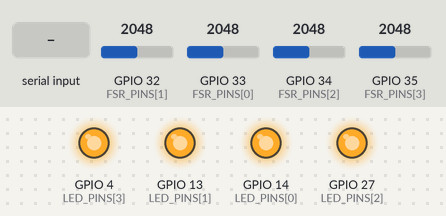
The program below on a simulated ESP32. Parts: output pins drawn as LEDs (lit = HIGH). Inputs (shaded band) come from the test bench; at power-on: GPIO 32 (FSR_PINS[1]) = 2048, GPIO 33 (FSR_PINS[0]) = 2048, GPIO 34 (FSR_PINS[2]) = 2048, GPIO 35 (FSR_PINS[3]) = 2048. I2S audio is not simulated (input reads silence); what the program prints to the serial monitor is not drawn.

Above: at 0.28 s.
At 1.4 s:
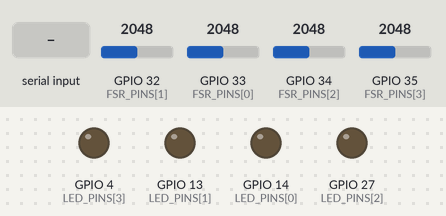
1.5 s: "MUSIC:START\n" received over Serial
3.0 s: "MUSIC:STOP\n" received over Serial
Timing chart, 0 to 6.0 s (numbered marks = the images above; inputs shaded):
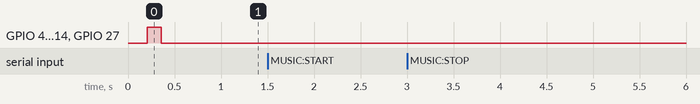

Measured:
- after the input at 1.5 s, every drawn part: stays the same
- after the input at 3.0 s, every drawn part: stays the same

The program:

main.cpp
```cpp
/* ============================================================================
   ESP32 FIRMWARE — FSR dance pad + looping I2S music + LEDs
   ----------------------------------------------------------------------------
   Responsibilities of this board:
     1. Read 4 FSR pressure pads (Left/Down/Up/Right)
     2. Send pad hits to the laptop as "HIT:x\n"
     3. Play a looping generated dance track through a MAX98357A while the
        laptop game is running
     4. Mix short lane hit sounds over the background music
     5. Flash the corresponding physical LED for FSR and keyboard presses

   Laptop -> ESP32 serial commands:
     MUSIC:START    Start/restart the background track
     MUSIC:STOP     Stop the background track
     FEEDBACK:x     Flash lane x LED and play its hit sound (keyboard input)

   Wiring:
     FSR Left   -> GPIO34 (ADC1_CH6)
     FSR Down   -> GPIO35 (ADC1_CH7)
     FSR Up     -> GPIO32 (ADC1_CH4)
     FSR Right  -> GPIO33 (ADC1_CH5)

     I2S Amp (MAX98357A):
     BCLK -> GPIO26
     LRC  -> GPIO25
     DOUT -> GPIO22

     LEDs:
     LED Left  -> GPIO14
     LED Down  -> GPIO13
     LED Up    -> GPIO27
     LED Right -> GPIO4
   ============================================================================ */

#include <Arduino.h>
#include <driver/i2s.h>
#include <math.h>
#include <stdio.h>
#include <string.h>
#include <freertos/FreeRTOS.h>
#include <freertos/queue.h>
#include <freertos/task.h>

/* ---------------------------- Hardware config ----------------------------- */

#define I2S_PORT    I2S_NUM_0
#define I2S_BCLK    26
#define I2S_LRC     25
#define I2S_DOUT    22
#define SAMPLE_RATE 22050

#define NUM_LANES 4

const int FSR_PINS[NUM_LANES] = {33, 32, 34, 35};
const int LED_PINS[NUM_LANES] = {14, 13, 27, 4};

#define FSR_THRESHOLD   1200
#define HIT_COOLDOWN_MS 150
#define LED_FLASH_MS    150

/* Keep the summed audio comfortably below the int16 range. */
#define MUSIC_MELODY_VOLUME 3000.0f
#define MUSIC_BASS_VOLUME   1800.0f
#define HIT_VOLUME          4800.0f

/* ---------------------------- Pad / LED state ------------------------------ */

unsigned long lastHitTime[NUM_LANES] = {0, 0, 0, 0};
bool wasPressed[NUM_LANES] = {false, false, false, false};
unsigned long ledOnTime[NUM_LANES] = {0, 0, 0, 0};

void ledInit() {
    for (int lane = 0; lane < NUM_LANES; lane++) {
        pinMode(LED_PINS[lane], OUTPUT);
        digitalWrite(LED_PINS[lane], LOW);
    }
}

void ledHit(int lane) {
    if (lane < 0 || lane >= NUM_LANES) return;
    digitalWrite(LED_PINS[lane], HIGH);
    ledOnTime[lane] = millis();
}

void ledUpdate() {
    const unsigned long now = millis();
    for (int lane = 0; lane < NUM_LANES; lane++) {
        if (ledOnTime[lane] != 0 && now - ledOnTime[lane] >= LED_FLASH_MS) {
            digitalWrite(LED_PINS[lane], LOW);
            ledOnTime[lane] = 0;
        }
    }
}

/* ---------------------------- Music sequencer ------------------------------ */

/* The audio task is the only code that writes to I2S. This prevents the
   background track and hit sounds from fighting over the amplifier. */
static QueueHandle_t hitSoundQueue = NULL;
static volatile bool musicPlaying = false;
static volatile bool musicRestartRequested = false;

/* Frequencies in Hz. A zero is a rest. The 32 eighth-note steps form a
   simple original chiptune loop, so no external audio file is required. */
static const float MELODY[32] = {
    659.25f, 0.0f, 783.99f, 0.0f, 880.00f, 783.99f, 659.25f, 523.25f,
    587.33f, 0.0f, 659.25f, 0.0f, 783.99f, 659.25f, 587.33f, 493.88f,
    523.25f, 0.0f, 659.25f, 0.0f, 783.99f, 880.00f, 783.99f, 659.25f,
    587.33f, 659.25f, 523.25f, 493.88f, 440.00f, 493.88f, 523.25f, 587.33f
};

static const float BASS[32] = {
    130.81f, 0.0f, 130.81f, 0.0f, 130.81f, 0.0f, 130.81f, 0.0f,
    110.00f, 0.0f, 110.00f, 0.0f, 110.00f, 0.0f, 110.00f, 0.0f,
    87.31f,  0.0f, 87.31f,  0.0f, 87.31f,  0.0f, 87.31f,  0.0f,
    98.00f,  0.0f, 98.00f,  0.0f, 98.00f,  0.0f, 98.00f,  0.0f
};

static const float LANE_TONES[NUM_LANES] = {
    392.00f, 440.00f, 523.25f, 659.25f
};

static int16_t clampSample(float sample) {
    if (sample > 32767.0f) return 32767;
    if (sample < -32768.0f) return -32768;
    return (int16_t)sample;
}

bool i2sInit() {
    const i2s_config_t i2sConfig = {
        .mode                 = (i2s_mode_t)(I2S_MODE_MASTER | I2S_MODE_TX),
        .sample_rate          = SAMPLE_RATE,
        .bits_per_sample      = I2S_BITS_PER_SAMPLE_16BIT,
        .channel_format       = I2S_CHANNEL_FMT_ONLY_LEFT,
        .communication_format = I2S_COMM_FORMAT_STAND_I2S,
        .intr_alloc_flags     = ESP_INTR_FLAG_LEVEL1,
        .dma_buf_count        = 8,
        .dma_buf_len          = 128,
        .use_apll             = false
    };

    const i2s_pin_config_t pinConfig = {
        .bck_io_num   = I2S_BCLK,
        .ws_io_num    = I2S_LRC,
        .data_out_num = I2S_DOUT,
        .data_in_num  = I2S_PIN_NO_CHANGE
    };

    esp_err_t err = i2s_driver_install(I2S_PORT, &i2sConfig, 0, NULL);
    if (err != ESP_OK) {
        Serial.printf("i2s_driver_install failed: %d\n", err);
        return false;
    }

    err = i2s_set_pin(I2S_PORT, &pinConfig);
    if (err != ESP_OK) {
        Serial.printf("i2s_set_pin failed: %d\n", err);
        i2s_driver_uninstall(I2S_PORT);
        return false;
    }

    i2s_zero_dma_buffer(I2S_PORT);
    return true;
}

void musicSetPlaying(bool shouldPlay) {
    if (shouldPlay) {
        musicRestartRequested = true;
        musicPlaying = true;
    } else {
        musicPlaying = false;
    }
}

void triggerHitSound(int lane) {
    if (!hitSoundQueue || lane < 0 || lane >= NUM_LANES) return;
    xQueueSend(hitSoundQueue, &lane, 0);
}

void audioTask(void *parameter) {
    (void)parameter;

    const int bufferSamples = 128;
    int16_t buffer[bufferSamples];

    /* 120 BPM, eighth-note sequence. */
    const uint32_t samplesPerStep = (uint32_t)(SAMPLE_RATE * 60.0f / 120.0f / 2.0f);
    const uint32_t hitLengthSamples = (uint32_t)(SAMPLE_RATE * 0.10f);

    uint32_t stepSample = 0;
    int stepIndex = 0;
    float melodyPhase = 0.0f;
    float bassPhase = 0.0f;

    float hitPhase[NUM_LANES] = {0, 0, 0, 0};
    uint32_t hitSamplesLeft[NUM_LANES] = {0, 0, 0, 0};

    for (;;) {
        if (musicRestartRequested) {
            stepSample = 0;
            stepIndex = 0;
            melodyPhase = 0.0f;
            bassPhase = 0.0f;
            musicRestartRequested = false;
        }

        /* Drain queued lane sounds. Different lanes can overlap, so chords
           still sound and no blocking tone function delays FSR polling. */
        int queuedLane = -1;
        while (xQueueReceive(hitSoundQueue, &queuedLane, 0) == pdTRUE) {
            if (queuedLane >= 0 && queuedLane < NUM_LANES) {
                hitPhase[queuedLane] = 0.0f;
                hitSamplesLeft[queuedLane] = hitLengthSamples;
            }
        }

        for (int i = 0; i < bufferSamples; i++) {
            float sample = 0.0f;

            if (musicPlaying) {
                const float melodyFreq = MELODY[stepIndex];
                const float bassFreq = BASS[stepIndex];
                const float position = (float)stepSample / (float)samplesPerStep;

                /* Fast attack and gentle decay reduce clicks at note edges. */
                float envelope = 1.0f - 0.55f * position;
                if (position < 0.03f) envelope *= position / 0.03f;

                if (melodyFreq > 0.0f) {
                    sample += MUSIC_MELODY_VOLUME * envelope * sinf(melodyPhase);
                    melodyPhase += 2.0f * PI * melodyFreq / SAMPLE_RATE;
                    if (melodyPhase >= 2.0f * PI) melodyPhase -= 2.0f * PI;
                }

                if (bassFreq > 0.0f) {
                    sample += MUSIC_BASS_VOLUME * sinf(bassPhase);
                    bassPhase += 2.0f * PI * bassFreq / SAMPLE_RATE;
                    if (bassPhase >= 2.0f * PI) bassPhase -= 2.0f * PI;
                }

                stepSample++;
                if (stepSample >= samplesPerStep) {
                    stepSample = 0;
                    stepIndex = (stepIndex + 1) % 32;
                    melodyPhase = 0.0f;
                    bassPhase = 0.0f;
                }
            }

            for (int lane = 0; lane < NUM_LANES; lane++) {
                if (hitSamplesLeft[lane] == 0) continue;

                const float progress =
                    1.0f - (float)hitSamplesLeft[lane] / (float)hitLengthSamples;
                const float hitEnvelope = 1.0f - progress;
                sample += HIT_VOLUME * hitEnvelope * sinf(hitPhase[lane]);

                hitPhase[lane] += 2.0f * PI * LANE_TONES[lane] / SAMPLE_RATE;
                if (hitPhase[lane] >= 2.0f * PI) hitPhase[lane] -= 2.0f * PI;
                hitSamplesLeft[lane]--;
            }

            buffer[i] = clampSample(sample);
        }

        size_t bytesWritten = 0;
        i2s_write(
            I2S_PORT,
            buffer,
            sizeof(buffer),
            &bytesWritten,
            portMAX_DELAY
        );
    }
}

void audioInit() {
    if (!i2sInit()) {
        Serial.println("I2S audio unavailable.");
        return;
    }

    hitSoundQueue = xQueueCreate(12, sizeof(int));
    if (!hitSoundQueue) {
        Serial.println("Could not create hit sound queue.");
        return;
    }

    BaseType_t result = xTaskCreatePinnedToCore(
        audioTask,
        "ddr_audio",
        4096,
        NULL,
        2,
        NULL,
        0
    );

    if (result != pdPASS) {
        Serial.println("Could not start audio task.");
    }
}

/* ---------------------------- Serial commands ----------------------------- */

static char serialCommand[64];
static size_t serialCommandLength = 0;

void processSerialCommand(const char *command) {
    if (strcmp(command, "MUSIC:START") == 0) {
        musicSetPlaying(true);
        Serial.println("MUSIC_STARTED");
        return;
    }

    if (strcmp(command, "MUSIC:STOP") == 0) {
        musicSetPlaying(false);
        Serial.println("MUSIC_STOPPED");
        return;
    }

    int lane = -1;
    if (sscanf(command, "FEEDBACK:%d", &lane) == 1 &&
        lane >= 0 && lane < NUM_LANES) {
        ledHit(lane);
        triggerHitSound(lane);
    }
}

void checkSerialCommands() {
    while (Serial.available() > 0) {
        const char ch = (char)Serial.read();

        if (ch == '\r') continue;

        if (ch == '\n') {
            serialCommand[serialCommandLength] = '\0';
            if (serialCommandLength > 0) {
                processSerialCommand(serialCommand);
            }
            serialCommandLength = 0;
        } else if (serialCommandLength < sizeof(serialCommand) - 1) {
            serialCommand[serialCommandLength++] = ch;
        } else {
            serialCommandLength = 0;
        }
    }
}

/* ---------------------------- FSR reading --------------------------------- */

void checkFSRs() {
    const unsigned long now = millis();

    for (int lane = 0; lane < NUM_LANES; lane++) {
        const int reading = analogRead(FSR_PINS[lane]);
        const bool pressed = reading > FSR_THRESHOLD;

        if (pressed && !wasPressed[lane] &&
            now - lastHitTime[lane] > HIT_COOLDOWN_MS) {
            lastHitTime[lane] = now;

            Serial.print("HIT:");
            Serial.println(lane);

            ledHit(lane);
            triggerHitSound(lane);
        }

        wasPressed[lane] = pressed;
    }
}

/* ---------------------------- Setup / loop -------------------------------- */

void setup() {
    Serial.begin(115200);
    delay(200);
    Serial.println("ESP32 DDR pad + music + LED firmware starting...");

    for (int lane = 0; lane < NUM_LANES; lane++) {
        pinMode(FSR_PINS[lane], INPUT);
    }

    ledInit();
    audioInit();

    Serial.println("Ready. Choose a difficulty on the laptop to start music.");
}

void loop() {
    checkSerialCommands();
    checkFSRs();
    ledUpdate();
    delay(2);
}
```
